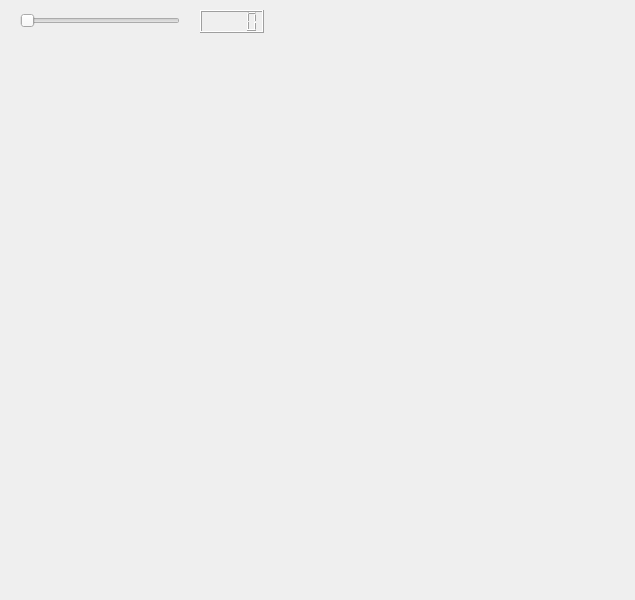
<?xml version="1.0" encoding="UTF-8"?>
<ui version="4.0">
 <class>VolumeSlider</class>
 <widget class="QWidget" name="VolumeSlider">
  <property name="geometry">
   <rect>
    <x>0</x>
    <y>0</y>
    <width>635</width>
    <height>600</height>
   </rect>
  </property>
  <property name="windowTitle">
   <string>VolumeSlider</string>
  </property>
  <widget class="QSlider" name="horizontalSlider">
   <property name="geometry">
    <rect>
     <x>20</x>
     <y>10</y>
     <width>160</width>
     <height>22</height>
    </rect>
   </property>
   <property name="orientation">
    <enum>Qt::Horizontal</enum>
   </property>
  </widget>
  <widget class="QLCDNumber" name="lcdNumber">
   <property name="geometry">
    <rect>
     <x>200</x>
     <y>10</y>
     <width>64</width>
     <height>23</height>
    </rect>
   </property>
  </widget>
 </widget>
 <resources/>
 <connections/>
</ui>
